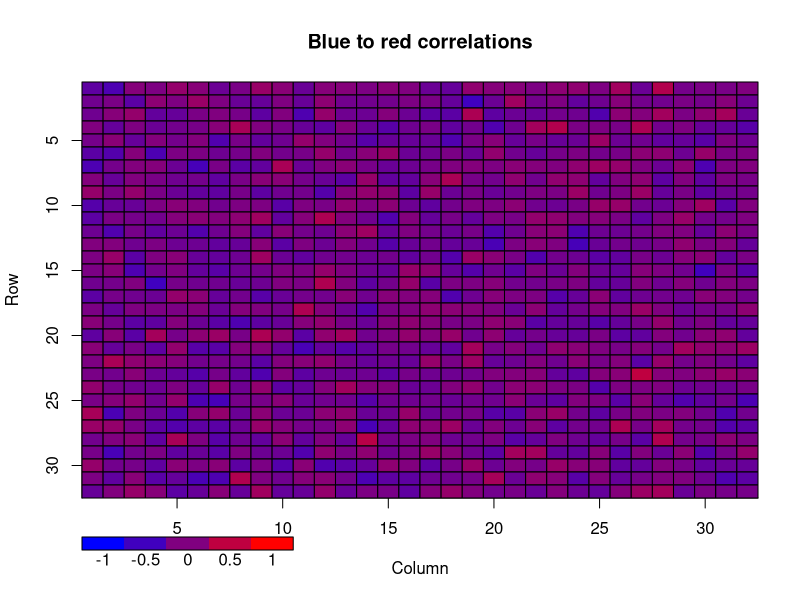
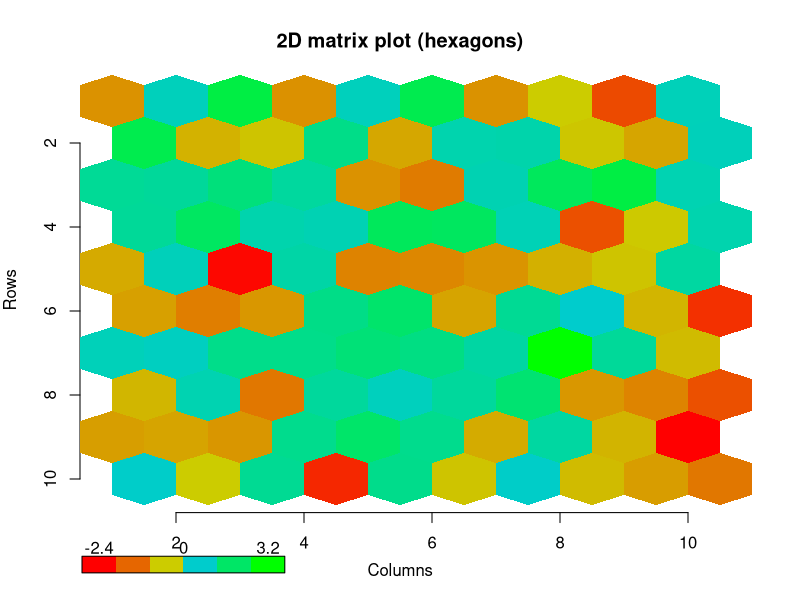
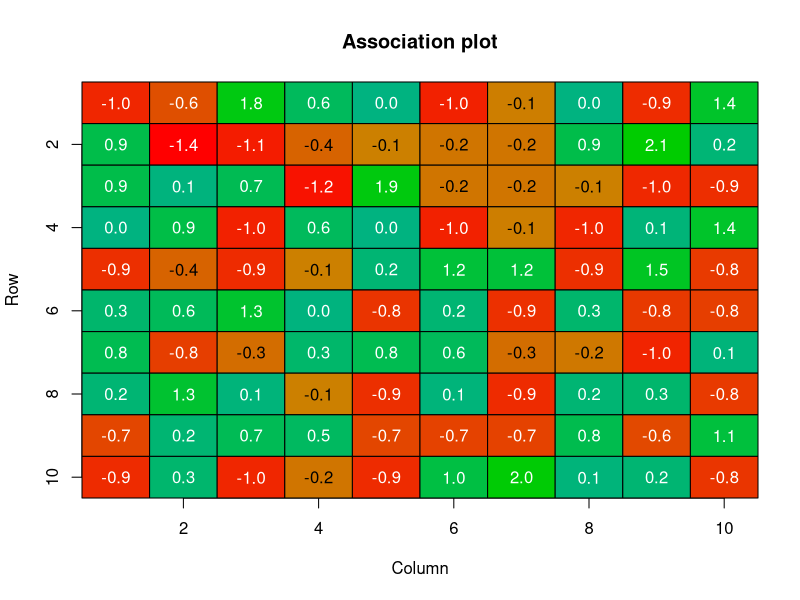
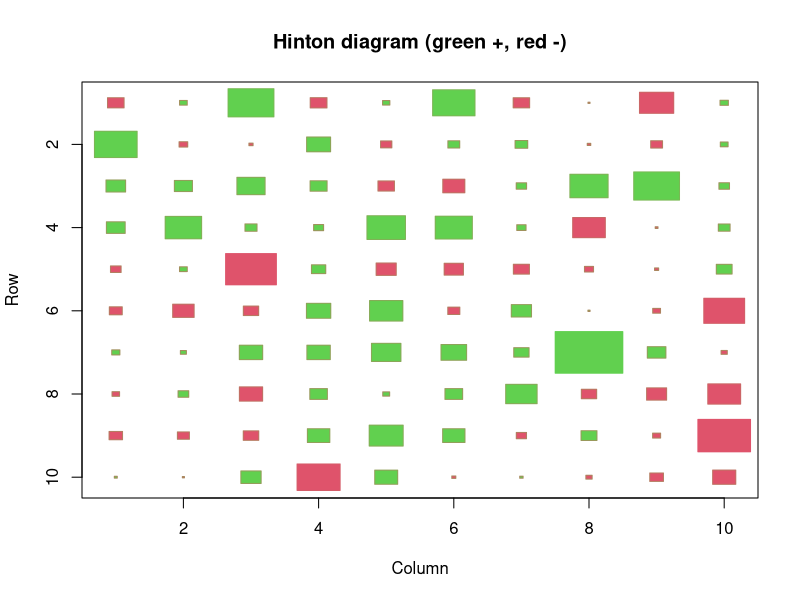
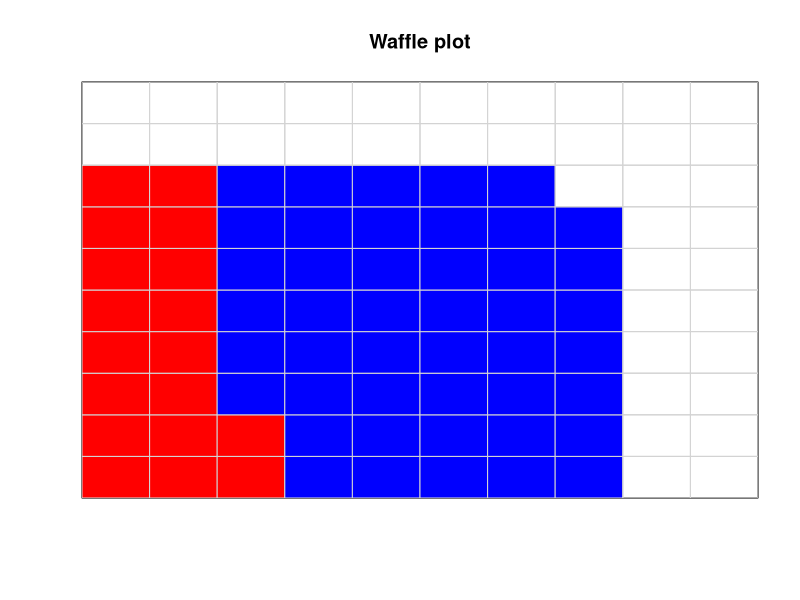

R code for these plots, in order:
library(plotrix)


### Name: color2D.matplot
### Title: Display a numeric matrix as color matrix
### Aliases: color2D.matplot
### Keywords: misc

### ** Examples

 x<-matrix(rnorm(1024),nrow=32)
 # simulate a correlation matrix with values -0.5 to 0.5
 x<-rescale(x,c(-0.5,0.5))
 # add a column with the extreme values (-1,1) to calculate
 # the colors, then drop the extra column in the result
 cellcol<-color.scale(cbind(x,c(-1,rep(1,31))),c(0,1),0,c(1,0))[,1:32]
 color2D.matplot(x,cellcolors=cellcol,main="Blue to red correlations")
 # do the legend call separately to get the full range
 color.legend(0,-4,10,-3,legend=c(-1,-0.5,0,0.5,1),
  rect.col=color.scale(c(-1,-0.5,0,0.5,1),c(0,1),0,c(1,0)),align="rb")
 x<-matrix(rnorm(100),nrow=10)
 # generate colors that show negative values in red to brown
 # and positive in blue-green to green
 cellcol<-matrix(rep("#000000",100),nrow=10)
 cellcol[x<0]<-color.scale(x[x<0],c(1,0.8),c(0,0.8),0)
 cellcol[x>0]<-color.scale(x[x>0],0,c(0.8,1),c(0.8,0))
 # now do hexagons without borders
 color2D.matplot(x,cellcolors=cellcol,xlab="Columns",ylab="Rows",
  do.hex=TRUE,main="2D matrix plot (hexagons)",border=NA)
 # for this one, we have to do the color legend separately
 # because of the two part color scaling
 legval<-seq(min(x),max(x),length.out=6)
 legcol<-rep("#000000",6)
 legcol[legval<0]<-color.scale(legval[legval<0],c(1,0.8),c(0,0.8),0)
 legcol[legval>0]<-color.scale(legval[legval>0],0,c(0.8,1),c(0.8,0))
 color.legend(0,-1.8,3,-1.4,round(c(min(x),0,max(x)),1),rect.col=legcol)
 # do a color only association plot
 xt<-table(sample(1:10,100,TRUE),sample(1:10,100,TRUE))
 observed<-xt[,rev(1:dim(xt)[2])]
 expected<-outer(rowSums(observed),colSums(observed),"*")/sum(xt)
 deviates<-(observed-expected)/sqrt(expected)
 cellcol<-matrix(rep("#000000",100),nrow=10)
 cellcol[deviates<0]<-
  color.scale(deviates[deviates<0],c(1,0.8),c(0,0.5),0)
 cellcol[deviates>0]<-
  color.scale(deviates[deviates>0],0,c(0.7,0.8),c(0.5,0))
 color2D.matplot(x=round(deviates,2),cellcolors=cellcol,
  show.values=TRUE,main="Association plot")
 # Hinton diagram
 border.col<-color.scale(x,extremes=2:3)
 color2D.matplot(x,extremes=c(2,3),main="Hinton diagram (green +, red -)",
  Hinton=TRUE,border=border.col)
 # waffle plot of percentages with two contributing elements
 waffle.col<-fill.corner(c(rep("red",18),rep("blue",45)),10,10)
 color2D.matplot(matrix(1:100,nrow=10),cellcolors=waffle.col,yrev=FALSE,
  border="lightgray",xlab="",ylab="",main="Waffle plot",axes=FALSE)
